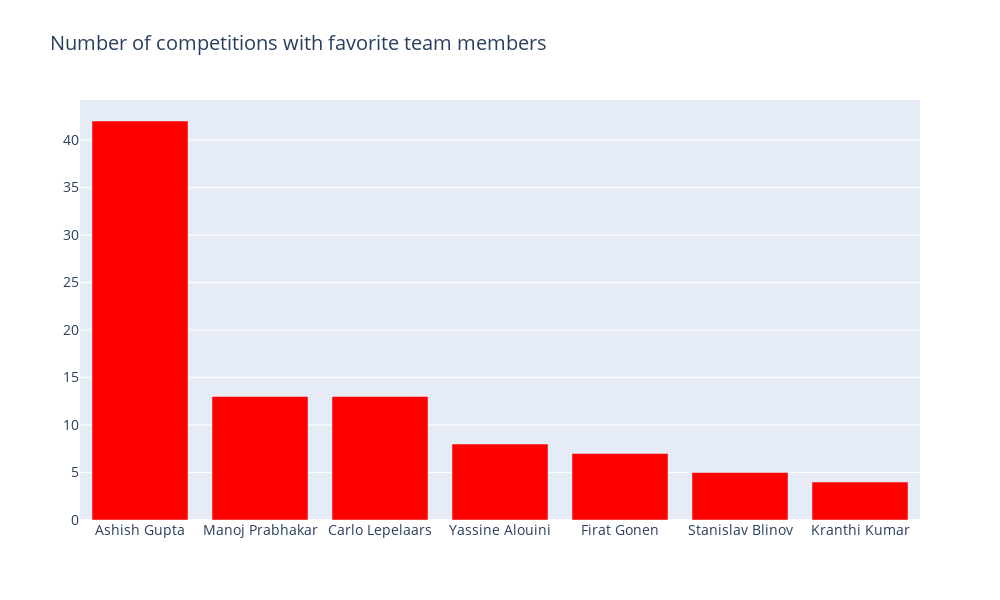

The cell this chart's notebook holds for it:
### Markdown cell above
**Seems my team names mostly is used once, and surely I use my name when I Kaggle alone.**

### Code cell
temp_df = team_members_df[team_members_df["UserId"]==user_id]
temp_df = pd.merge(team_members_df, temp_df, on="TeamId", how="inner", suffixes=('', '_y'))
temp_df = temp_df[temp_df["UserId"]!=user_id]
temp_df = pd.merge(temp_df, users_df, left_on="UserId", right_on="Id", how="left")

cnt_srs = temp_df["DisplayName"].value_counts().head(7)
traces = [bar_chart(cnt_srs, "red")]
layout = go.Layout(
    title='Number of competitions with favorite team members ',
    font=dict(size=14),
    barmode='stack',
    width=1000,
    height=600,
)

fig = go.Figure(data=traces, layout=layout)
py.iplot(fig, filename='stacked-bar')

### Figure 1 — Plotly figure (JSON) as saved in the notebook; plotly's stock layout.template omitted (floating-point values rounded to 4 significant figures)
{"data": [{"marker": {"color": "red"}, "showlegend": false, "type": "bar", "x": ["Ashish Gupta", "Manoj Prabhakar", "Carlo Lepelaars", "Yassine Alouini", "Firat Gonen", "Stanislav Blinov", "Kranthi Kumar"], "y": [42, 13, 13, 8, 7, 5, 4]}], "layout": {"barmode": "stack", "font": {"size": 14}, "height": 600, "title": {"text": "Number of competitions with favorite team members "}, "width": 1000}}
